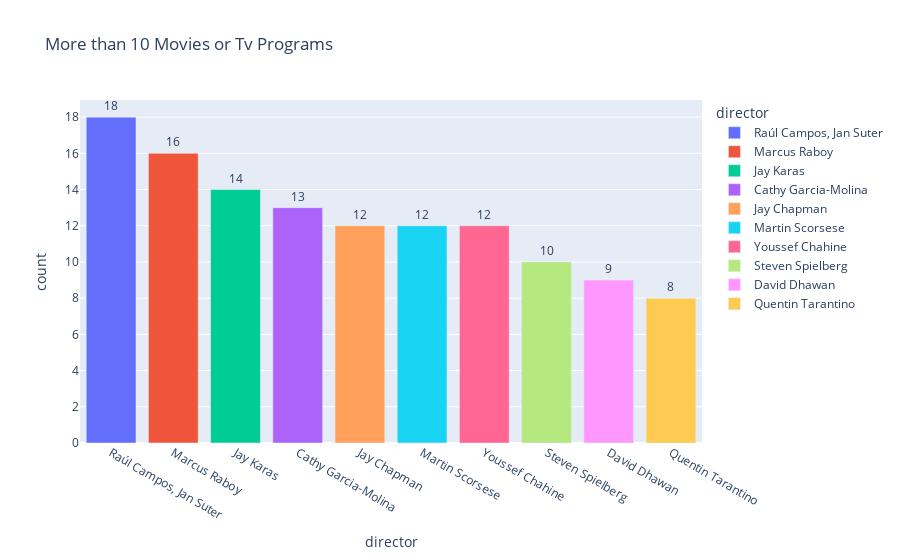

The code cell stored with this chart in its notebook:
### Markdown cell above
## Who is the best director?

Getting the best director by sorting the directing in top 10

### Code cell
director = pd.DataFrame(data.director.value_counts())

director.reset_index(inplace=True)

director.columns=["director","count"]

fig = px.bar(director.head(10), x="director", y="count",color="director",text="count",title="More than 10 Movies or Tv Programs")
fig.update_traces(textposition="outside")
fig.show()

### Figure 1 — Plotly figure (JSON) as saved in the notebook; plotly's stock layout.template omitted (floating-point values rounded to 4 significant figures)
{"data": [{"alignmentgroup": "True", "hovertemplate": "director=%{x}<br>count=%{text}<extra></extra>", "legendgroup": "Raúl Campos, Jan Suter", "marker": {"color": "#636efa"}, "name": "Raúl Campos, Jan Suter", "offsetgroup": "Raúl Campos, Jan Suter", "orientation": "v", "showlegend": true, "text": [18], "textposition": "outside", "type": "bar", "x": ["Raúl Campos, Jan Suter"], "xaxis": "x", "y": [18], "yaxis": "y"}, {"alignmentgroup": "True", "hovertemplate": "director=%{x}<br>count=%{text}<extra></extra>", "legendgroup": "Marcus Raboy", "marker": {"color": "#EF553B"}, "name": "Marcus Raboy", "offsetgroup": "Marcus Raboy", "orientation": "v", "showlegend": true, "text": [16], "textposition": "outside", "type": "bar", "x": ["Marcus Raboy"], "xaxis": "x", "y": [16], "yaxis": "y"}, {"alignmentgroup": "True", "hovertemplate": "director=%{x}<br>count=%{text}<extra></extra>", "legendgroup": "Jay Karas", "marker": {"color": "#00cc96"}, "name": "Jay Karas", "offsetgroup": "Jay Karas", "orientation": "v", "showlegend": true, "text": [14], "textposition": "outside", "type": "bar", "x": ["Jay Karas"], "xaxis": "x", "y": [14], "yaxis": "y"}, {"alignmentgroup": "True", "hovertemplate": "director=%{x}<br>count=%{text}<extra></extra>", "legendgroup": "Cathy Garcia-Molina", "marker": {"color": "#ab63fa"}, "name": "Cathy Garcia-Molina", "offsetgroup": "Cathy Garcia-Molina", "orientation": "v", "showlegend": true, "text": [13], "textposition": "outside", "type": "bar", "x": ["Cathy Garcia-Molina"], "xaxis": "x", "y": [13], "yaxis": "y"}, {"alignmentgroup": "True", "hovertemplate": "director=%{x}<br>count=%{text}<extra></extra>", "legendgroup": "Jay Chapman", "marker": {"color": "#FFA15A"}, "name": "Jay Chapman", "offsetgroup": "Jay Chapman", "orientation": "v", "showlegend": true, "text": [12], "textposition": "outside", "type": "bar", "x": ["Jay Chapman"], "xaxis": "x", "y": [12], "yaxis": "y"}, {"alignmentgroup": "True", "hovertemplate": "director=%{x}<br>count=%{text}<extra></extra>", "legendgroup": "Martin Scorsese", "marker": {"color": "#19d3f3"}, "name": "Martin Scorsese", "offsetgroup": "Martin Scorsese", "orientation": "v", "showlegend": true, "text": [12], "textposition": "outside", "type": "bar", "x": ["Martin Scorsese"], "xaxis": "x", "y": [12], "yaxis": "y"}, {"alignmentgroup": "True", "hovertemplate": "director=%{x}<br>count=%{text}<extra></extra>", "legendgroup": "Youssef Chahine", "marker": {"color": "#FF6692"}, "name": "Youssef Chahine", "offsetgroup": "Youssef Chahine", "orientation": "v", "showlegend": true, "text": [12], "textposition": "outside", "type": "bar", "x": ["Youssef Chahine"], "xaxis": "x", "y": [12], "yaxis": "y"}, {"alignmentgroup": "True", "hovertemplate": "director=%{x}<br>count=%{text}<extra></extra>", "legendgroup": "Steven Spielberg", "marker": {"color": "#B6E880"}, "name": "Steven Spielberg", "offsetgroup": "Steven Spielberg", "orientation": "v", "showlegend": true, "text": [10], "textposition": "outside", "type": "bar", "x": ["Steven Spielberg"], "xaxis": "x", "y": [10], "yaxis": "y"}, {"alignmentgroup": "True", "hovertemplate": "director=%{x}<br>count=%{text}<extra></extra>", "legendgroup": "David Dhawan", "marker": {"color": "#FF97FF"}, "name": "David Dhawan", "offsetgroup": "David Dhawan", "orientation": "v", "showlegend": true, "text": [9], "textposition": "outside", "type": "bar", "x": ["David Dhawan"], "xaxis": "x", "y": [9], "yaxis": "y"}, {"alignmentgroup": "True", "hovertemplate": "director=%{x}<br>count=%{text}<extra></extra>", "legendgroup": "Quentin Tarantino", "marker": {"color": "#FECB52"}, "name": "Quentin Tarantino", "offsetgroup": "Quentin Tarantino", "orientation": "v", "showlegend": true, "text": [8], "textposition": "outside", "type": "bar", "x": ["Quentin Tarantino"], "xaxis": "x", "y": [8], "yaxis": "y"}], "layout": {"barmode": "relative", "legend": {"title": {"text": "director"}, "tracegroupgap": 0}, "title": {"text": "More than 10 Movies or Tv Programs"}, "xaxis": {"anchor": "y", "categoryarray": ["Raúl Campos, Jan Suter", "Marcus Raboy", "Jay Karas", "Cathy Garcia-Molina", "Jay Chapman", "Martin Scorsese", "Youssef Chahine", "Steven Spielberg", "David Dhawan", "Quentin Tarantino"], "categoryorder": "array", "domain": [0, 1], "title": {"text": "director"}}, "yaxis": {"anchor": "x", "domain": [0, 1], "title": {"text": "count"}}}}
